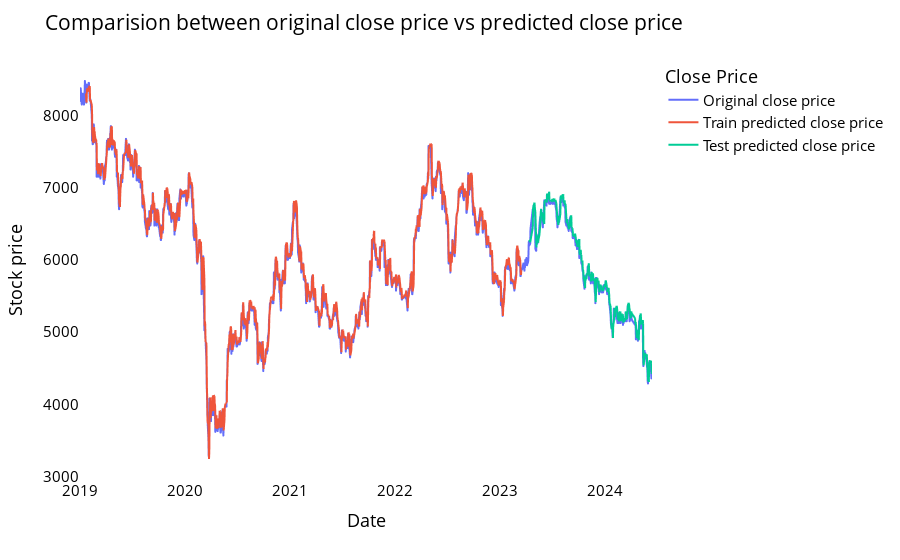

Write notebook code for a chart like this one.
### Markdown cell above
<a name="lstmcomparechart"></a>

#### Comparision between original stock close price vs predicted close price

### Code cell
# shift train predictions for plotting

look_back=time_step
trainPredictPlot = np.empty_like(closedf)
trainPredictPlot[:, :] = np.nan
trainPredictPlot[look_back:len(train_predict)+look_back, :] = train_predict
print("Train predicted data: ", trainPredictPlot.shape)

# shift test predictions for plotting
testPredictPlot = np.empty_like(closedf)
testPredictPlot[:, :] = np.nan
testPredictPlot[len(train_predict)+(look_back*2)+1:len(closedf)-1, :] = test_predict
print("Test predicted data: ", testPredictPlot.shape)

names = cycle(['Original close price','Train predicted close price','Test predicted close price'])


plotdf = pd.DataFrame({'date': close_stock['date'],
                       'original_close': close_stock['close'],
                      'train_predicted_close': trainPredictPlot.reshape(1,-1)[0].tolist(),
                      'test_predicted_close': testPredictPlot.reshape(1,-1)[0].tolist()})

fig = px.line(plotdf,x=plotdf['date'], y=[plotdf['original_close'],plotdf['train_predicted_close'],
                                          plotdf['test_predicted_close']],
              labels={'value':'Stock price','date': 'Date'})
fig.update_layout(title_text='Comparision between original close price vs predicted close price',
                  plot_bgcolor='white', font_size=15, font_color='black', legend_title_text='Close Price')
fig.for_each_trace(lambda t:  t.update(name = next(names)))

fig.update_xaxes(showgrid=False)
fig.update_yaxes(showgrid=False)
fig.show()

### Figure 1 — Plotly figure (JSON) as saved in the notebook; plotly's stock layout.template omitted (floating-point values rounded to 4 significant figures; data arrays with more than 128 entries replaced by an {"elided": "..."} marker saying what was removed)
{"data": [{"hovertemplate": "variable=original_close<br>Date=%{x}<br>Stock price=%{y}<extra></extra>", "legendgroup": "original_close", "line": {"color": "#636efa", "dash": "solid"}, "marker": {"symbol": "circle"}, "mode": "lines", "name": "Original close price", "showlegend": true, "type": "scattergl", "x": {"elided": "1374 str values"}, "xaxis": "x", "y": {"elided": "1374 int values"}, "yaxis": "y"}, {"hovertemplate": "variable=train_predicted_close<br>Date=%{x}<br>Stock price=%{y}<extra></extra>", "legendgroup": "train_predicted_close", "line": {"color": "#EF553B", "dash": "solid"}, "marker": {"symbol": "circle"}, "mode": "lines", "name": "Train predicted close price", "showlegend": true, "type": "scattergl", "x": {"elided": "1374 str values"}, "xaxis": "x", "y": {"elided": "1374 float values"}, "yaxis": "y"}, {"hovertemplate": "variable=test_predicted_close<br>Date=%{x}<br>Stock price=%{y}<extra></extra>", "legendgroup": "test_predicted_close", "line": {"color": "#00cc96", "dash": "solid"}, "marker": {"symbol": "circle"}, "mode": "lines", "name": "Test predicted close price", "showlegend": true, "type": "scattergl", "x": {"elided": "1374 str values"}, "xaxis": "x", "y": {"elided": "1374 float values"}, "yaxis": "y"}], "layout": {"font": {"color": "black", "size": 15}, "legend": {"title": {"text": "Close Price"}, "tracegroupgap": 0}, "margin": {"t": 60}, "plot_bgcolor": "white", "title": {"text": "Comparision between original close price vs predicted close price"}, "xaxis": {"anchor": "y", "domain": [0, 1], "showgrid": false, "title": {"text": "Date"}}, "yaxis": {"anchor": "x", "domain": [0, 1], "showgrid": false, "title": {"text": "Stock price"}}}}
